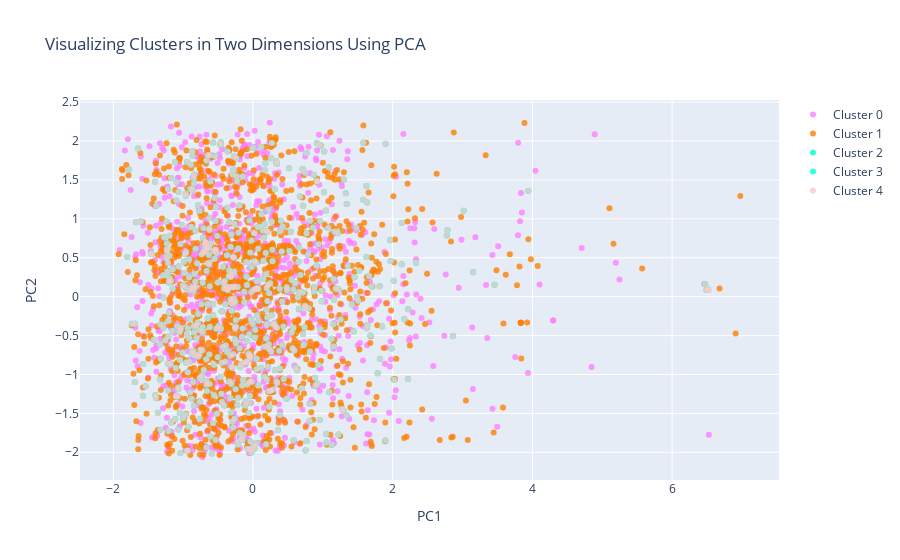

The notebook cell saved with this chart:
### Code cell
# Instructions for building the 2-D plot

#trace1 is for 'Cluster 0'
trace1 = go.Scatter(
                    x = cluster0_0["PC1_2d"],
                    y = cluster0_0["PC2_2d"],
                    mode = "markers",
                    name = "Cluster 0",
                    marker = dict(color = 'rgba(255, 128, 255, 0.8)'),
                    text = None)

#trace2 is for 'Cluster 1'
trace2 = go.Scatter(
                    x = cluster0_1["PC1_2d"],
                    y = cluster0_1["PC2_2d"],
                    mode = "markers",
                    name = "Cluster 1",
                    marker = dict(color = 'rgba(255, 128, 2, 0.8)'),
                    text = None)

#trace3 is for 'Cluster 2'
trace3 = go.Scatter(
                    x = cluster0_2["PC1_2d"],
                    y = cluster0_2["PC2_2d"],
                    mode = "markers",
                    name = "Cluster 2",
                    marker = dict(color = 'rgba(0, 255, 200, 0.8)'),
                    text = None)

#trace4 is for 'Cluster 3'
trace4 = go.Scatter(
                    x = cluster0_2["PC1_2d"],
                    y = cluster0_2["PC2_2d"],
                    mode = "markers",
                    name = "Cluster 3",
                    marker = dict(color = 'rgba(0, 255, 225, 0.8)'),
                    text = None)

#trace5 is for 'Cluster 4'
trace5 = go.Scatter(
                    x = cluster0_2["PC1_2d"],
                    y = cluster0_2["PC2_2d"],
                    mode = "markers",
                    name = "Cluster 4",
                    marker = dict(color = 'rgba(255, 200, 200, 0.8)'),
                    text = None)

data = [trace1, trace2, trace3, trace4, trace5] #, trace3

title = "Visualizing Clusters in Two Dimensions Using PCA"

layout = dict(title = title,
              xaxis= dict(title= 'PC1',ticklen= 5,zeroline= False),
              yaxis= dict(title= 'PC2',ticklen= 5,zeroline= False)
             )

fig = dict(data = data, layout = layout)

iplot(fig)

### Figure 1 — Plotly figure (JSON) as saved in the notebook; plotly's stock layout.template omitted (floating-point values rounded to 4 significant figures; data arrays with more than 128 entries replaced by an {"elided": "..."} marker saying what was removed)
{"data": [{"marker": {"color": "rgba(255, 128, 255, 0.8)"}, "mode": "markers", "name": "Cluster 0", "type": "scatter", "x": {"elided": "1113 float values"}, "y": {"elided": "1113 float values"}}, {"marker": {"color": "rgba(255, 128, 2, 0.8)"}, "mode": "markers", "name": "Cluster 1", "type": "scatter", "x": {"elided": "1417 float values"}, "y": {"elided": "1417 float values"}}, {"marker": {"color": "rgba(0, 255, 200, 0.8)"}, "mode": "markers", "name": "Cluster 2", "type": "scatter", "x": {"elided": "545 float values"}, "y": {"elided": "545 float values"}}, {"marker": {"color": "rgba(0, 255, 225, 0.8)"}, "mode": "markers", "name": "Cluster 3", "type": "scatter", "x": {"elided": "545 float values"}, "y": {"elided": "545 float values"}}, {"marker": {"color": "rgba(255, 200, 200, 0.8)"}, "mode": "markers", "name": "Cluster 4", "type": "scatter", "x": {"elided": "545 float values"}, "y": {"elided": "545 float values"}}], "layout": {"title": {"text": "Visualizing Clusters in Two Dimensions Using PCA"}, "xaxis": {"ticklen": 5, "title": {"text": "PC1"}, "zeroline": false}, "yaxis": {"ticklen": 5, "title": {"text": "PC2"}, "zeroline": false}}}
